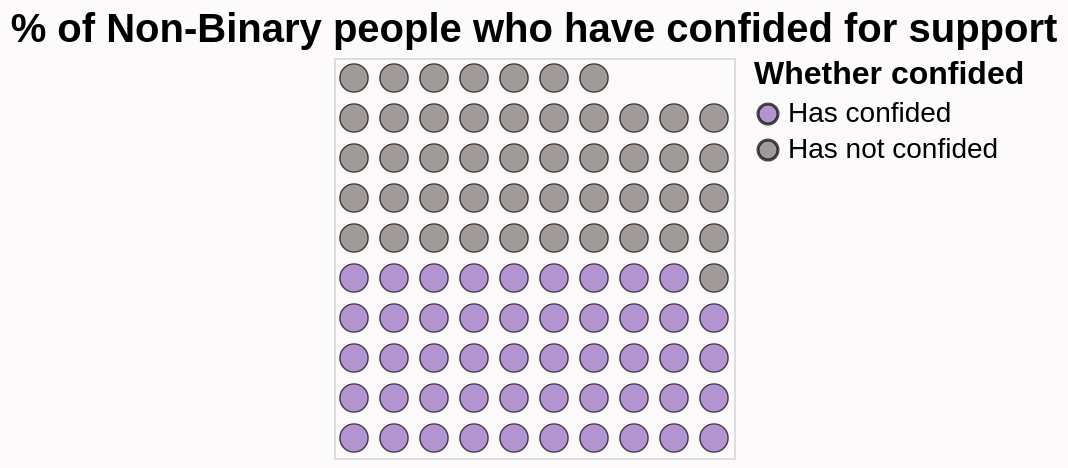

This figure's Vega-Lite source:
### Vega-Lite specification from a JSON file in a GitHub repository (floating-point values rounded to 4 significant figures)
{"$schema": "https://vega.github.io/schema/vega-lite/v5.json", "description": "A waffle chart showing the percentage of people who have confided.", "title": {"text": "% of Non-Binary people who have confided for support", "fontSize": 20, "anchor": "middle"}, "data": {"values": [{"Gender": "Non-binary", "Whether confided": "Has confided", "Value": 1174.0}, {"Gender": "Non-binary", "Whether confided": "Has not confided", "Value": 1152.0}]}, "transform": [{"joinaggregate": [{"op": "sum", "field": "Value", "as": "Total"}]}, {"calculate": "datum.Value / datum.Total * 100", "as": "PercentOfTotal"}, {"calculate": "floor(datum.PercentOfTotal)", "as": "WholePercent"}, {"calculate": "sequence(1, datum.WholePercent)", "as": "S"}, {"flatten": ["S"]}, {"window": [{"op": "row_number", "as": "id"}], "sort": [{"field": "Whether confided", "order": "ascending"}]}, {"calculate": "ceil(datum.id / 10)", "as": "row"}, {"calculate": "datum.id - datum.row * 10", "as": "col"}], "mark": {"type": "circle", "filled": true, "stroke": "black", "strokeWidth": 0.7}, "encoding": {"x": {"field": "col", "type": "ordinal", "axis": null}, "y": {"field": "row", "type": "ordinal", "axis": null, "sort": "-y"}, "color": {"field": "Whether confided", "type": "nominal", "scale": {"range": ["#9467bd", "#79706e"]}, "legend": {"orient": "right", "offset": 10, "labelOffset": 3, "titlePadding": 5, "titleFontSize": 16, "labelFontSize": 14}}, "size": {"value": 200}, "tooltip": [{"field": "Whether confided", "type": "nominal"}, {"field": "PercentOfTotal", "type": "quantitative", "title": "Percentage", "format": ".2f"}]}, "config": {"background": "#d6a5c90f", "legend": {"labelFontSize": 14, "titleFontSize": 16}}}
